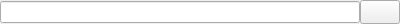
<?xml version="1.0" encoding="UTF-8"?>
<ui version="4.0">
 <class>QWoCommandLineInput</class>
 <widget class="QWidget" name="QWoCommandLineInput">
  <property name="geometry">
   <rect>
    <x>0</x>
    <y>0</y>
    <width>400</width>
    <height>24</height>
   </rect>
  </property>
  <property name="windowTitle">
   <string>Form</string>
  </property>
  <layout class="QHBoxLayout" name="horizontalLayout">
   <property name="spacing">
    <number>0</number>
   </property>
   <property name="leftMargin">
    <number>0</number>
   </property>
   <property name="topMargin">
    <number>0</number>
   </property>
   <property name="rightMargin">
    <number>0</number>
   </property>
   <property name="bottomMargin">
    <number>0</number>
   </property>
   <item>
    <widget class="QLineEdit" name="input"/>
   </item>
   <item>
    <widget class="QPushButton" name="close">
     <property name="maximumSize">
      <size>
       <width>16777215</width>
       <height>24</height>
      </size>
     </property>
     <property name="text">
      <string/>
     </property>
     <property name="icon">
      <iconset resource="woterm.qrc">
       <normaloff>../private/skins/black/tabclose.png</normaloff>../private/skins/black/tabclose.png</iconset>
     </property>
    </widget>
   </item>
  </layout>
 </widget>
 <resources>
  <include location="woterm.qrc"/>
 </resources>
 <connections/>
</ui>
